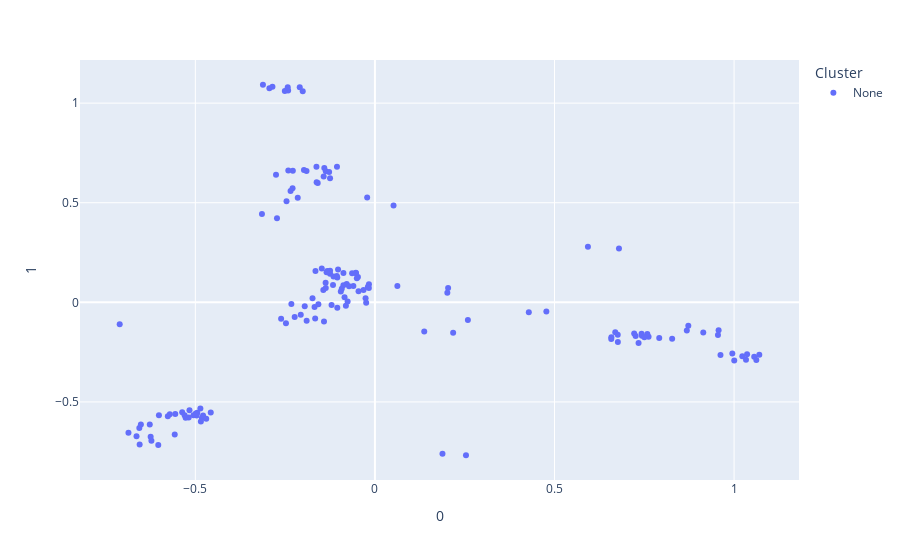

Here is the notebook cell this chart was saved with:
### Code cell
#Aufgabe 8
#1 #2 #3 #4 #5

def apply_pca(dataframe):
    display(dataframe.head())
    from sklearn.decomposition import PCA
    pca = PCA(n_components=2)
    pca.fit(dataframe)
    transformed = pd.DataFrame(pca.transform(dataframe), index=dataframe.index)
    plot_pca_data(transformed, c_labels=None, c_center=None)
    return transformed

pca_df = apply_pca(df_scaled)
display(pca_df)

### Figure 1 — Plotly figure (JSON) as saved in the notebook; plotly's stock layout.template omitted (floating-point values rounded to 4 significant figures; data arrays with more than 128 entries replaced by an {"elided": "..."} marker saying what was removed)
{"data": [{"customdata": {"elided": "151x1 str values"}, "hovertemplate": "Cluster=None<br>0=%{x}<br>1=%{y}<br>Name=%{customdata[0]}<extra></extra>", "legendgroup": "None", "marker": {"color": "#636efa", "symbol": "circle"}, "mode": "markers", "name": "None", "orientation": "v", "showlegend": true, "type": "scatter", "x": {"elided": "151 float values"}, "xaxis": "x", "y": {"elided": "151 float values"}, "yaxis": "y"}], "layout": {"legend": {"title": {"text": "Cluster"}, "tracegroupgap": 0}, "margin": {"t": 60}, "xaxis": {"anchor": "y", "domain": [0, 1], "title": {"text": "0"}}, "yaxis": {"anchor": "x", "domain": [0, 1], "title": {"text": "1"}}}}
